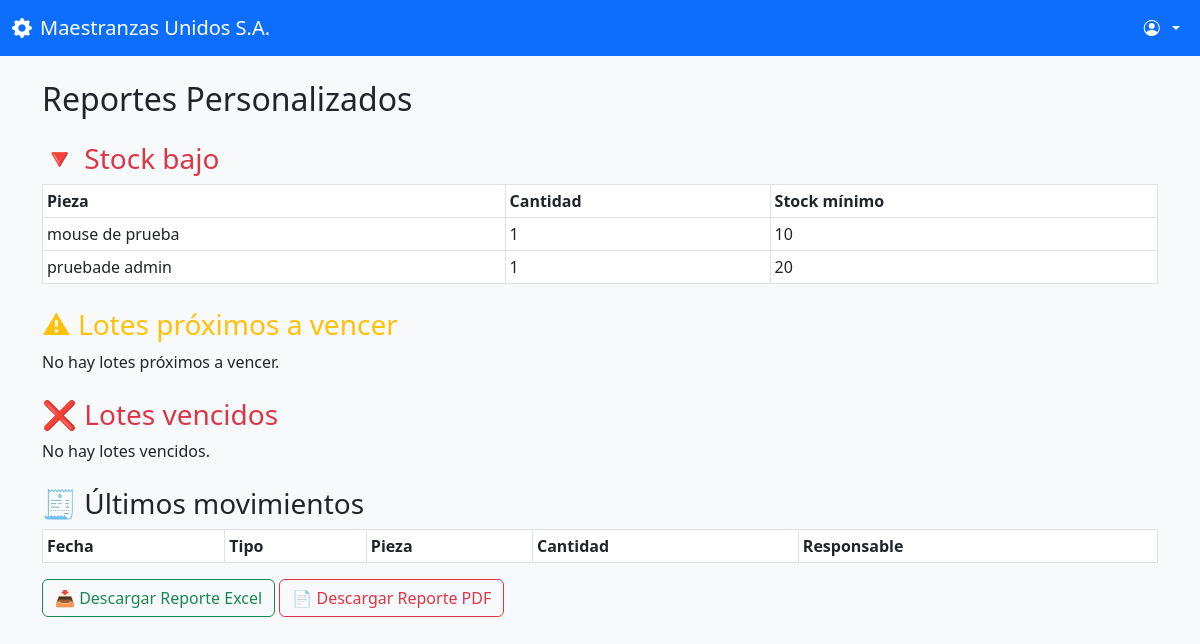
/reportes/, run on an earlier commit of the app's database.
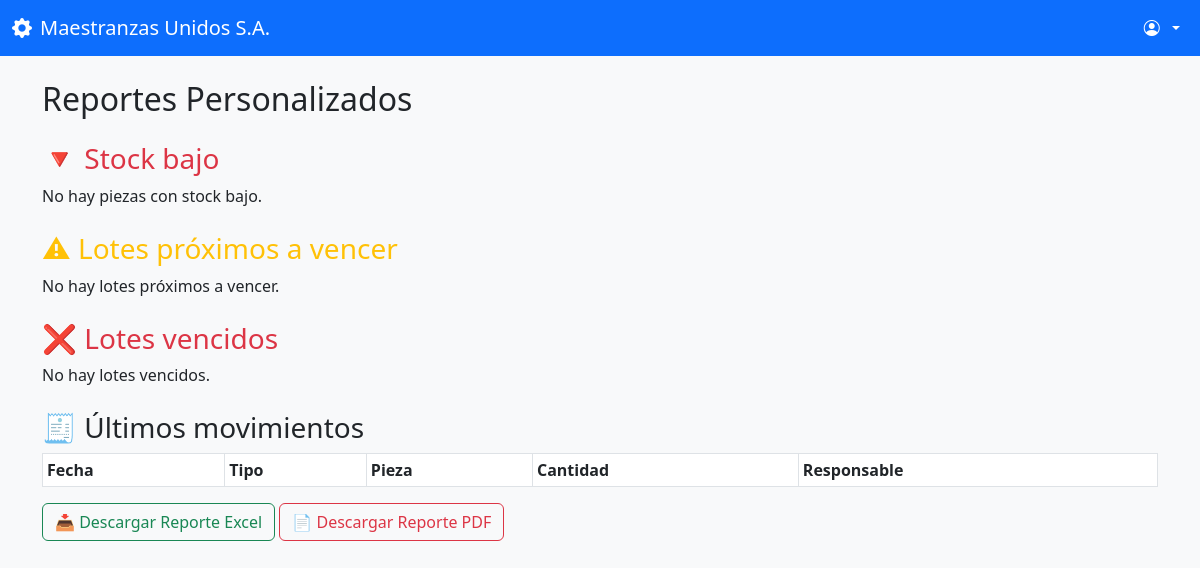
And on a later commit of the database.
### inventario/models.py (models this page shows, shortened)
class Pieza(models.Model):
    nombre = models.CharField(max_length=100)
    descripcion = models.TextField(blank=True)
    numero_serie = models.CharField(max_length=100, unique=True)
    ubicacion = models.ForeignKey(Ubicacion, on_delete=models.SET_NULL, null=True)
    categoria = models.ForeignKey('Categoria', on_delete=models.SET_NULL, null=True, blank=True)
    proveedores = models.ManyToManyField('Proveedor', blank=True)
    cantidad = models.PositiveIntegerField(default=0)
    stock_minimo = models.PositiveIntegerField(default=1)
    requiere_vencimiento = models.BooleanField(default=False)
    fecha_vencimiento = models.DateField(null=True, blank=True)  # <- aquí
    imagen = models.ImageField(upload_to='imagenes_piezas/', null=True, blank=True)

### inventario/views.py (the view)
# urls.py: path('reportes/', views.reportes_personalizados, name='reportes_personalizados'),
def reportes_personalizados(request):
    hoy = timezone.now().date() # type: ignore
    piezas_stock_bajo = Pieza.objects.filter(cantidad__lte=F('stock_minimo'))
    lotes_vencidos = Lote.objects.filter(
        fecha_vencimiento__lt=hoy,
        pieza__requiere_vencimiento=True
    )
    lotes_por_vencer = Lote.objects.filter(
        fecha_vencimiento__gte=hoy,
        fecha_vencimiento__lte=hoy + timezone.timedelta(days=7), # type: ignore
        pieza__requiere_vencimiento=True
    )
    movimientos = MovimientoInventario.objects.all().order_by('-fecha')[:20]
    return render(request, 'reportes/index.html', {
        'piezas_stock_bajo': piezas_stock_bajo,
        'lotes_vencidos': lotes_vencidos,
        'lotes_por_vencer': lotes_por_vencer,
        'movimientos': movimientos,
    })

### inventario/templates/reportes/index.html (shortened to what this page needs)
{% extends 'authentication/base.html/' %}
{% block content %}
<h2>Reportes Personalizados</h2>
<h3 class="mt-4 text-danger">🔻 Stock bajo</h3>
{% if piezas_stock_bajo %}
<table class="table table-sm table-bordered">
  <thead>
    <tr><th>Pieza</th><th>Cantidad</th><th>Stock mínimo</th></tr>
  </thead>
  <tbody>
    {% for pieza in piezas_stock_bajo %}
    <tr>
      <td>{{ pieza.nombre }}</td>
      <td>{{ pieza.cantidad }}</td>
      <td>{{ pieza.stock_minimo }}</td>
    </tr>
    {% endfor %}
  </tbody>
</table>
{% else %}
<p>No hay piezas con stock bajo.</p>
{% endif %}
<h3 class="mt-4 text-warning">⚠ Lotes próximos a vencer</h3>
{% if lotes_por_vencer %}
<table class="table table-sm table-bordered">
  <thead>
    <tr><th>Pieza</th><th>Código Lote</th><th>Fecha Vencimiento</th></tr>
  </thead>
  <tbody>
    {% for lote in lotes_por_vencer %}
    <tr>
      <td>{{ lote.pieza.nombre }}</td>
      <td>{{ lote.codigo_lote }}</td>
      <td>{{ lote.fecha_vencimiento }}</td>
    </tr>
    {% endfor %}
  </tbody>
</table>
{% else %}
<p>No hay lotes próximos a vencer.</p>
{% endif %}
<h3 class="mt-4 text-danger">❌ Lotes vencidos</h3>
{% if lotes_vencidos %}
<table class="table table-sm table-bordered">
  <thead>
    <tr><th>Pieza</th><th>Código Lote</th><th>Fecha Vencimiento</th></tr>
  </thead>
  <tbody>
    {% for lote in lotes_vencidos %}
    <tr>
      <td>{{ lote.pieza.nombre }}</td>
      <td>{{ lote.codigo_lote }}</td>
      <td>{{ lote.fecha_vencimiento }}</td>
    </tr>
    {% endfor %}
  </tbody>
</table>
{% else %}
<p>No hay lotes vencidos.</p>
{% endif %}
<h3 class="mt-4">🧾 Últimos movimientos</h3>
<table class="table table-sm table-bordered">
  <thead>
    <tr><th>Fecha</th><th>Tipo</th><th>Pieza</th><th>Cantidad</th><th>Responsable</th></tr>
  </thead>
</table>
<a href="{% url 'exportar_reporte_excel' %}" class="btn btn-outline-success mb-4">📥 Descargar Reporte Excel</a>
<a href="{% url 'exportar_reporte_pdf' %}" class="btn btn-outline-danger mb-4">📄 Descargar Reporte PDF</a>
{% endblock %}

### authentication/templates/authentication/base.html (shortened to what this page needs)
<!DOCTYPE html>
<html lang="es">
<head>
  <link href="https://cdn.jsdelivr.net/npm/bootstrap@5.3.0/dist/css/bootstrap.min.css" rel="stylesheet">
  <link href="https://cdn.jsdelivr.net/npm/bootstrap-icons@1.10.5/font/bootstrap-icons.css" rel="stylesheet">
</head>
<body class="bg-light">
  <nav class="navbar navbar-expand-lg navbar-dark bg-primary">
    <div class="container-fluid">
      <a class="navbar-brand" href="{% url 'dashboard' %}">
        <i class="bi bi-gear-fill me-2"></i>Maestranzas Unidos S.A.
      </a>
      <div class="navbar-nav ms-auto">
        <div class="nav-item dropdown">
          <a class="nav-link dropdown-toggle text-white" href="#" role="button" data-bs-toggle="dropdown">
            <i class="bi bi-person-circle me-1"></i>{{ user.first_name|default:user.username }}
          </a>
        </div>
      </div>
    </div>
  </nav>
  <div class="container mt-4">
    {% block content %}
    {% endblock %}
  </div>
</body>
</html>

What changed in the data, as far as the page shows it:
removed Pieza: nombre "mouse de prueba", cantidad "1", stock_minimo "10"
removed Pieza: nombre "pruebade admin", cantidad "1", stock_minimo "20"
Also different on the page:
text no longer shown: "Pieza Cantidad Stock mínimo"
text now shown: "No hay piezas con stock bajo."
